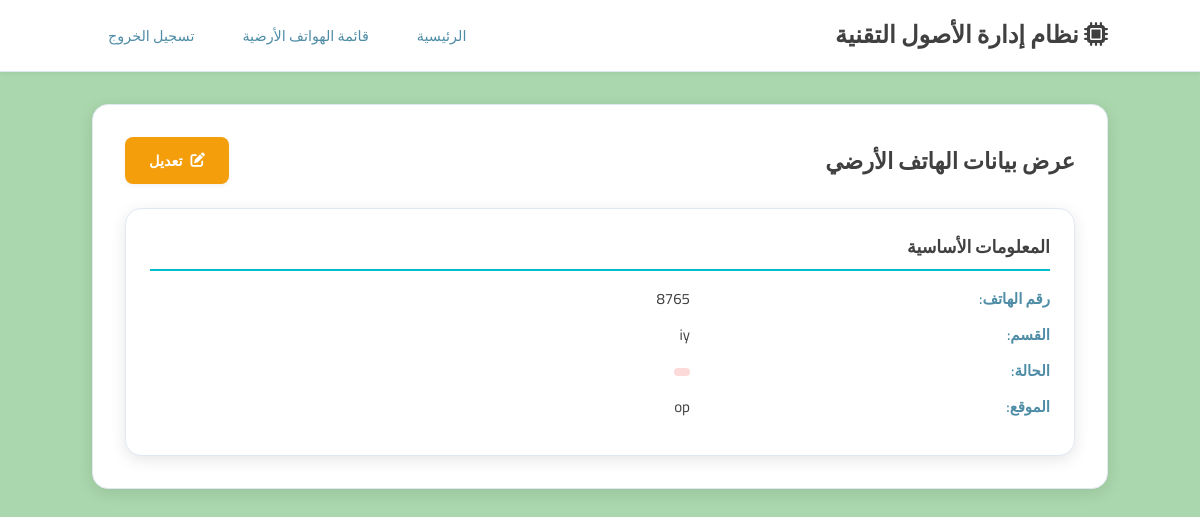
Screenshot of /landlines/view.php?id=3 with the database file from the repository.
### tables this page shows
CREATE TABLE `landlines` (
  `id` int(11) NOT NULL,
  `phone_number` varchar(20) NOT NULL,
  `extension` varchar(10) DEFAULT NULL,
  `location` varchar(255) NOT NULL,
  `department` varchar(100) NOT NULL,
  `status` enum('نشط','غير متاح') NOT NULL DEFAULT 'نشط',
  `assigned_to` varchar(100) DEFAULT NULL,
  `notes` text DEFAULT NULL
);

### landlines/view.php (the view, shortened to what this page needs)
<?php
require_once "../config.php";
if(isset($_GET["id"]) && !empty(trim($_GET["id"]))){
    $id = trim($_GET["id"]);
    $sql = "SELECT * FROM landlines WHERE id = ?";
    if($stmt = $conn->prepare($sql)){
        $stmt->bind_param("i", $id);
        if($stmt->execute()){
            $result = $stmt->get_result();
            if($result->num_rows == 1){
                $landline = $result->fetch_array(MYSQLI_ASSOC);
            } else {
                header("location: index.php");
                exit();
            }
        }
    }
} else {
    header("location: index.php");
    exit();
}
?>
<!DOCTYPE html>
<html lang="ar" dir="rtl">
<head>
    <link rel="stylesheet" href="../style.css">
    <link rel="stylesheet" href="https://cdnjs.cloudflare.com/ajax/libs/font-awesome/6.4.0/css/all.min.css">
</head>
<body>
    <header class="main-header">
        <div class="container">
            <h1><i class="fas fa-microchip"></i> نظام إدارة الأصول التقنية</h1>
            <nav>
                <a href="../index.php">الرئيسية</a>
                <a href="index.php">قائمة الهواتف الأرضية</a>
                <a href="../logout.php">تسجيل الخروج</a>
            </nav>
        </div>
    </header>
    <main class="container">
        <div class="form-container">
            <div class="actions-bar">
                <h2>عرض بيانات الهاتف الأرضي</h2>
                <div>
                    <a href="edit.php?id=<?php echo $landline['id']; ?>" class="btn btn-warning">
                        <i class="fas fa-edit"></i> تعديل
                    </a>
                </div>
            </div>
            <div class="detail-container">
                <div class="detail-section">
                    <h3>المعلومات الأساسية</h3>
                    <div class="detail-item">
                        <div class="detail-label">رقم الهاتف:</div>
                        <div class="detail-value"><?php echo htmlspecialchars($landline['phone_number']); ?></div>
                    </div>
                    <div class="detail-item">
                        <div class="detail-label">القسم:</div>
                        <div class="detail-value"><?php echo htmlspecialchars($landline['department']); ?></div>
                    </div>
                    <div class="detail-item">
                        <div class="detail-label">الحالة:</div>
                        <div class="detail-value">
                            <span class="status-badge <?php echo $landline['status'] == 'يعمل' ? 'status-working' : 'status-broken'; ?>">
                            </span>
                        </div>
                    </div>
                    <div class="detail-item">
                        <div class="detail-label">الموقع:</div>
                        <div class="detail-value"><?php echo htmlspecialchars($landline['location']); ?></div>
                    </div>
                </div>
            </div>
        </div>
    </main>
</body>
</html>

### style.css (style rules this page uses)
:root { --bg-primary: #AAD7AD; --bg-secondary: #FFFFFF; --card-bg: rgba(255, 255, 255, 0.8); --card-border: #E2E8F0; --text-primary: #404040; --text-secondary: #4F8DA7; --accent-color: #00BCCC; --accent-hover: #1FBAB3; --success-color: #1FBAB3; --warning-color: #F59E0B; --danger-color: #EF4444; --shadow-light: rgba(0, 0, 0, 0.05); --shadow-medium: rgba(0, 0, 0, 0.1); --glow-color: rgba(0, 188, 204, 0.6); }
* { margin: 0; padding: 0; box-sizing: border-box; }
body { font-family: 'Cairo', sans-serif; font-size: 15px; background-color: var(--bg-primary); color: var(--text-primary); line-height: 1.6; }
.container { width: 90%; max-width: 1400px; margin: auto; padding: 0 2rem; }
.main-header { background-color: var(--bg-secondary); color: var(--text-primary); padding: 1rem 0; position: sticky; top: 0; z-index: 1000; border-bottom: 1px solid var(--card-border); box-shadow: 0 2px 4px var(--shadow-light); }
.main-header .container { display: flex; justify-content: space-between; align-items: center; }
.main-header h1 { font-size: 1.5rem; font-weight: 700; color: var(--text-primary); }
.main-header nav { display: flex; align-items: center; gap: 1rem; }
.main-header nav a { color: var(--text-secondary); text-decoration: none; font-size: 0.9rem; padding: 0.5rem 1rem; border-radius: 5px; transition: color 0.3s ease, background-color 0.3s ease, transform 0.2s ease, box-shadow 0.2s ease; }
.form-container { background: var(--bg-secondary); border: 1px solid var(--card-border); border-radius: 16px; padding: 2rem; box-shadow: 0 4px 15px var(--shadow-medium); margin-top: 2rem; }
.btn { display: inline-flex; align-items: center; gap: 0.5rem; background: var(--accent-color); color: #fff; padding: 0.75rem 1.5rem; border: none; border-radius: 8px; cursor: pointer; text-decoration: none; font-size: 0.9rem; font-family: 'Cairo', sans-serif; font-weight: 600; transition: all 0.3s ease; box-shadow: 0 2px 4px var(--shadow-light); position: relative; overflow: hidden; }
.btn::before { content: ''; position: absolute; top: 0; left: -100%; width: 100%; height: 100%; background: linear-gradient(90deg, transparent, rgba(255, 255, 255, 0.4), transparent); transition: left 0.5s ease; }
.btn-warning { background-color: var(--warning-color); color: #fff; }
a { transition: all 0.3s ease, transform 0.2s ease, box-shadow 0.2s ease; }
.actions-bar { display: flex; justify-content: space-between; align-items: center; margin-bottom: 1.5rem; flex-wrap: wrap; gap: 1rem; }
.status-badge { display: inline-block; padding: 0.25rem 0.5rem; border-radius: 4px; font-size: 0.8rem; font-weight: 600; }
.status-broken { background-color: rgba(239, 68, 68, 0.2); color: var(--danger-color); }
.detail-container { display: grid; grid-template-columns: repeat(auto-fit, minmax(300px, 1fr)); gap: 1.5rem; }
.detail-section { background: var(--bg-secondary); border: 1px solid var(--card-border); border-radius: 16px; padding: 1.5rem; box-shadow: 0 4px 15px var(--shadow-medium); }
.detail-section h3 { margin-bottom: 1rem; color: var(--text-primary); border-bottom: 2px solid var(--accent-color); padding-bottom: 0.5rem; }
.detail-item { display: flex; margin-bottom: 0.75rem; }
.detail-label { font-weight: 600; color: var(--text-secondary); width: 40%; }
.detail-value { color: var(--text-primary); width: 60%; }

### rows the page displays
landlines: phone_number "8765", department "iy", location "op"
